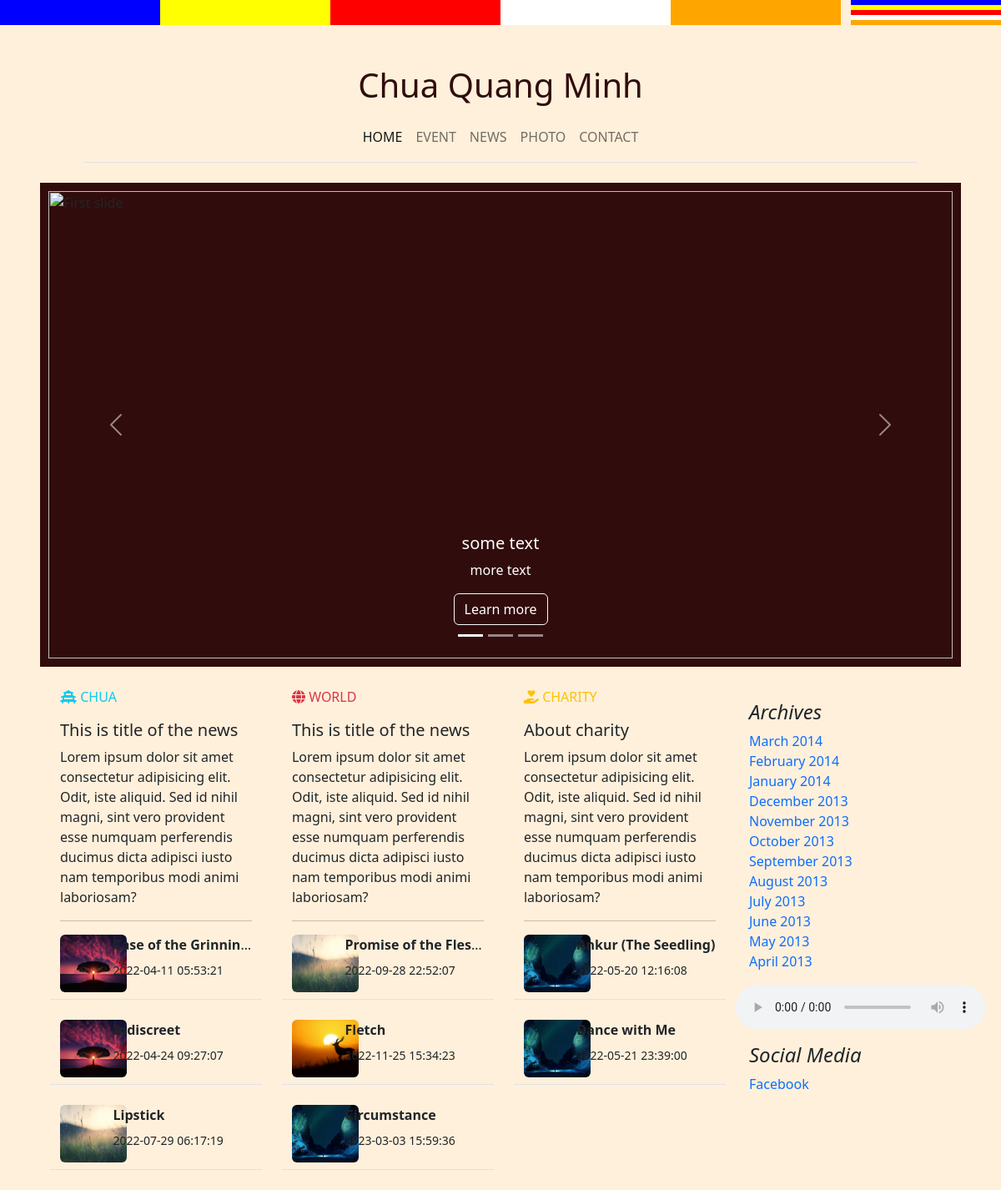
Before: / with the older database file.
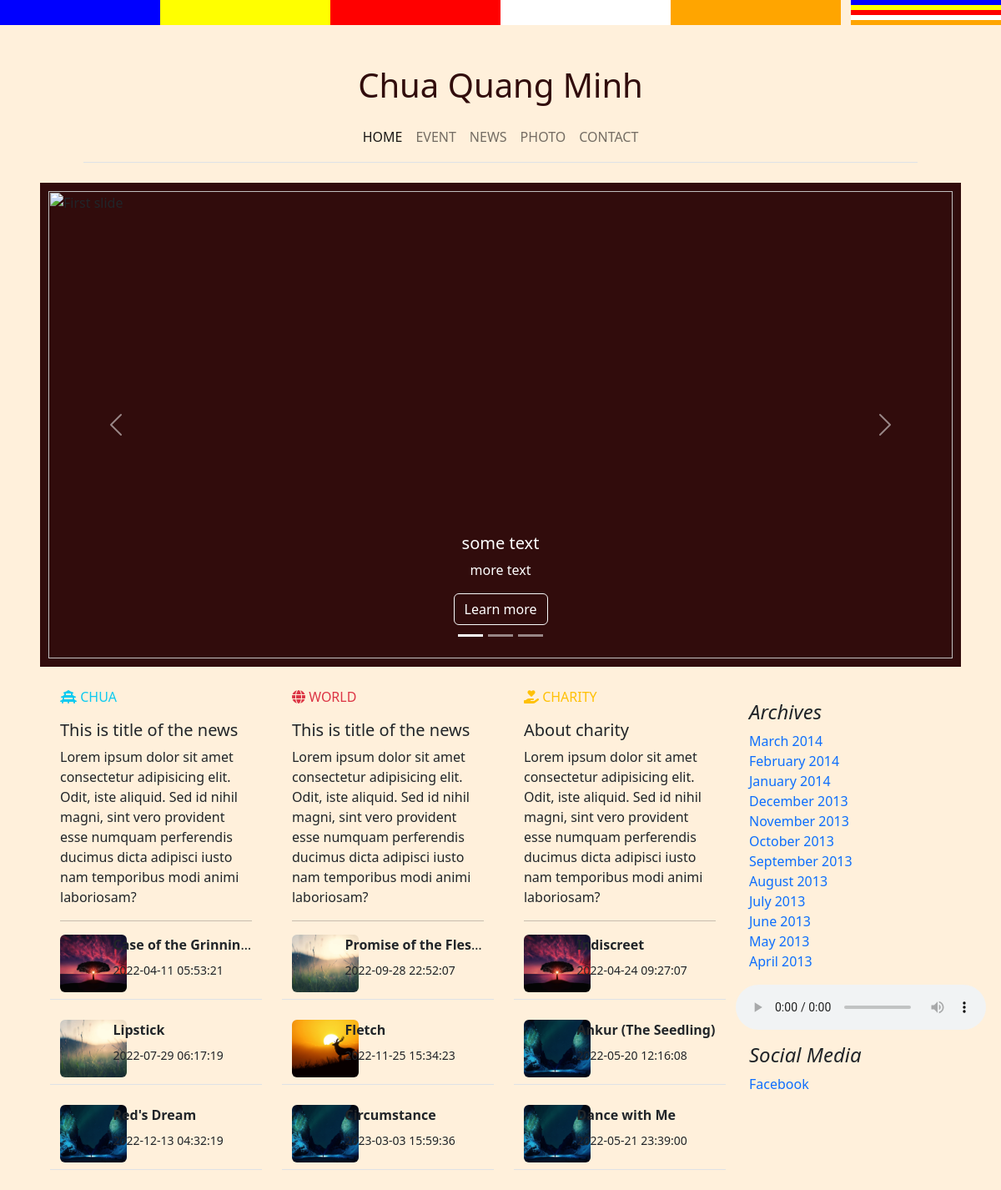
After: the same page with the newer database file.
### tables this page shows
CREATE TABLE News
(
    newsID      INT AUTO_INCREMENT NOT NULL PRIMARY KEY,
    title       VARCHAR(255),
    author      VARCHAR(255),
    description VARCHAR(255),
    paragraph   TEXT,
    timeUpdated TIMESTAMP,
    saveDraft   BOOLEAN,
    banner      VARCHAR(500),
    newsTypeID  INT                NOT NULL,
    FOREIGN KEY (newsTypeID) REFERENCES NewsType (newsTypeID)
);

### model/HomeModel.php (called while the page is built, shortened)
<?php
$HomeModel = new HomeModel();

### controller/HomeController.php (called while the page is built)
<?php
$chuaResult = $conn->query($HomeModel->latestChua);
$worldResult = $conn->query($HomeModel->latestWorld);
$charityResult = $conn->query($HomeModel->latestCharity);

### view/home.php (the view, shortened to what the changed rows need)
<?php
require("rootPath.php");
require $rootPath . "model/HomeModel.php";
require $rootPath . "controller/HomeController.php";
?>
<div class="container-fluid">
    <br>
    <div class="container-fluid">
        <div class="row">
            <div class="col-9 blog-main">
                <div class="row">
                    <section>
                        <div class="row gx-lg-5">
                            <div class="col-lg-4 col-md-12 mb-4 mb-lg-0">
                                <div>
                                    <?php
                                    foreach ($chuaResult as $row) {
                                        ?>
                                        <a href="/article?newsID=<?php echo $row['newsID']; ?>" class="text-dark">
                                            <div class="row mb-4 border-bottom pb-2">
                                                <div class="col-3">
                                                    <img src="assets/banner/<?php echo $row['banner'] ?>"
                                                         class="img-fluid-small shadow-1-strong rounded h-100 d-inline-block"
                                                         alt=""/>
                                                </div>
                                                <div class="col-9">
                                                    <p class="mb-2 block text-truncate">
                                                        <strong><?php echo $row['title'] ?></strong></p>
                                                    <p>
                                                        <small> <?php echo $row['timeUpdated'] ?></small>
                                                    </p>
                                                </div>
                                            </div>
                                        </a>
                                        <?php
                                    }
                                    ?>
                                </div>
                            </div>
                            <div class="col-lg-4 col-md-6 mb-4 mb-lg-0">
                                <div>
                                    <?php
                                    foreach ($worldResult as $row) {
                                        ?>
                                        <a href="/article?newsID=<?php echo $row['newsID']; ?>" class="text-dark">
                                            <div class="row mb-4 border-bottom pb-2">
                                                <div class="col-3">
                                                    <img src="assets/banner/<?php echo $row['banner'] ?>"
                                                         class="img-fluid-small shadow-1-strong rounded h-100 d-inline-block"
                                                         alt=""/>
                                                </div>
                                                <div class="col-9">
                                                    <p class="mb-2 block text-truncate">
                                                        <strong><?php echo $row['title'] ?></strong></p>
                                                    <p>
                                                        <small> <?php echo $row['timeUpdated'] ?></small>
                                                    </p>
                                                </div>
                                            </div>
                                        </a>
                                        <?php
                                    }
                                    ?>
                                </div>
                            </div>
                            <div class="col-lg-4 col-md-6 mb-4 mb-lg-0">
                                <div>
                                    <?php
                                    foreach ($charityResult as $row) {
                                        ?>
                                        <a href="/article?newsID=<?php echo $row['newsID']; ?>" class="text-dark">
                                            <div class="row mb-4 border-bottom pb-2">
                                                <div class="col-3">
                                                    <img src="assets/banner/<?php echo $row['banner'] ?>"
                                                         class="img-fluid-small shadow-1-strong rounded h-100 d-inline-block"
                                                         alt=""/>
                                                </div>
                                                <div class="col-9">
                                                    <p class="mb-2 block text-truncate">
                                                        <strong><?php echo $row['title'] ?></strong></p>
                                                    <p>
                                                        <small> <?php echo $row['timeUpdated'] ?></small>
                                                    </p>
                                                </div>
                                            </div>
                                        </a>
                                        <?php
                                    }
                                    ?>
                                </div>
                            </div>
                        </div>
                    </section>
                </div>
            </div>
        </div>
    </div>
</div>

Changed rows visible on the page:
now on this page (row unchanged): news: banner (picture), title "Red's Dream", timeUpdated "2022-12-13 04:32:19", shown under "This is title of the news"
changed news "Indiscreet": moves from the list under "This is title of the news" to the list under "About charity"
